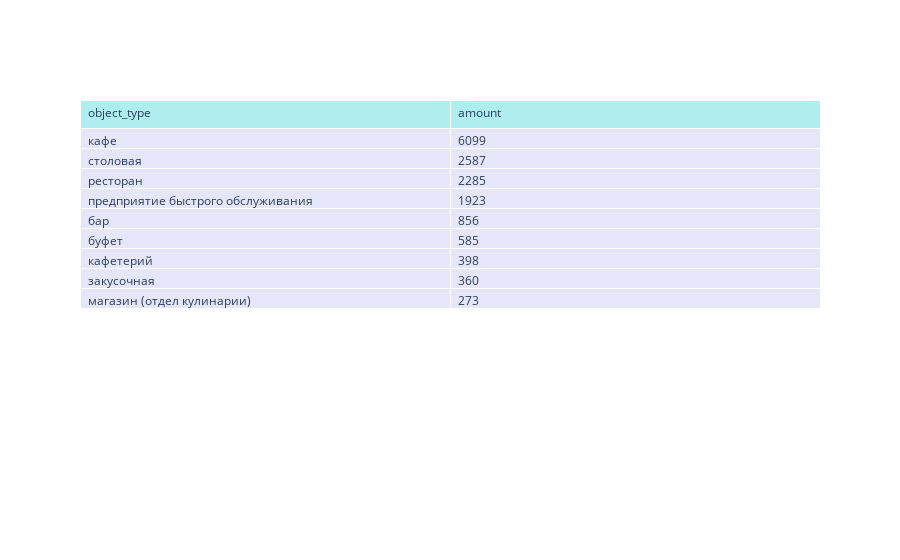

Write notebook code for a chart like this one.
### Code cell
objects_count = df.groupby('object_type').agg({'id': 'count'}).reset_index()
objects_count.columns = ['object_type', 'amount']
sorted_objects_count = objects_count.sort_values(by='amount', ascending=False)
#sorted_objects_count

fig = go.Figure(data=[go.Table(
    header=dict(values=list(sorted_objects_count.columns),
                fill_color='paleturquoise',
                align='left'),
    cells=dict(values=[sorted_objects_count.object_type, sorted_objects_count.amount],
               fill_color='lavender',
               align='left'))
])

fig.show()

### Figure 1 — Plotly figure (JSON) as saved in the notebook; plotly's stock layout.template omitted (floating-point values rounded to 4 significant figures)
{"data": [{"cells": {"align": "left", "fill": {"color": "lavender"}, "values": [["кафе", "столовая", "ресторан", "предприятие быстрого обслуживания", "бар", "буфет", "кафетерий", "закусочная", "магазин (отдел кулинарии)"], [6099, 2587, 2285, 1923, 856, 585, 398, 360, 273]]}, "header": {"align": "left", "fill": {"color": "paleturquoise"}, "values": ["object_type", "amount"]}, "type": "table"}], "layout": {}}
